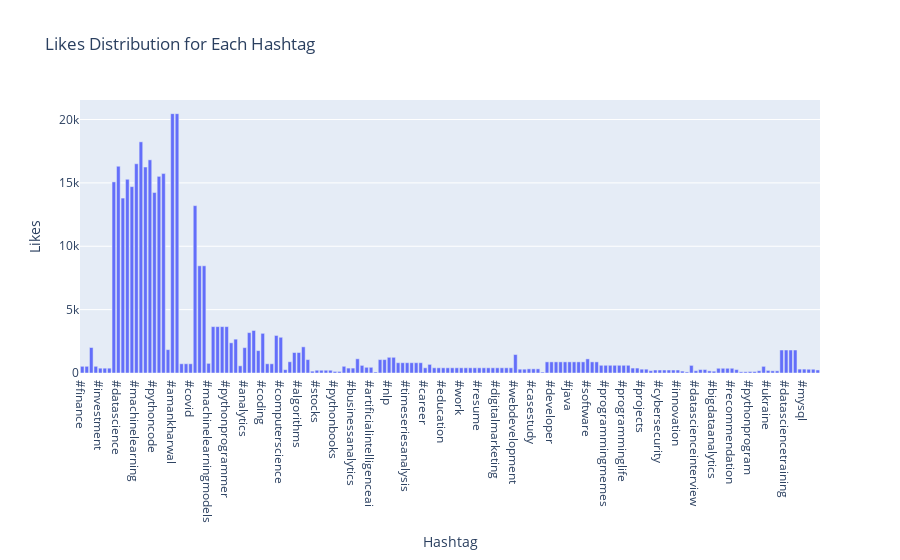
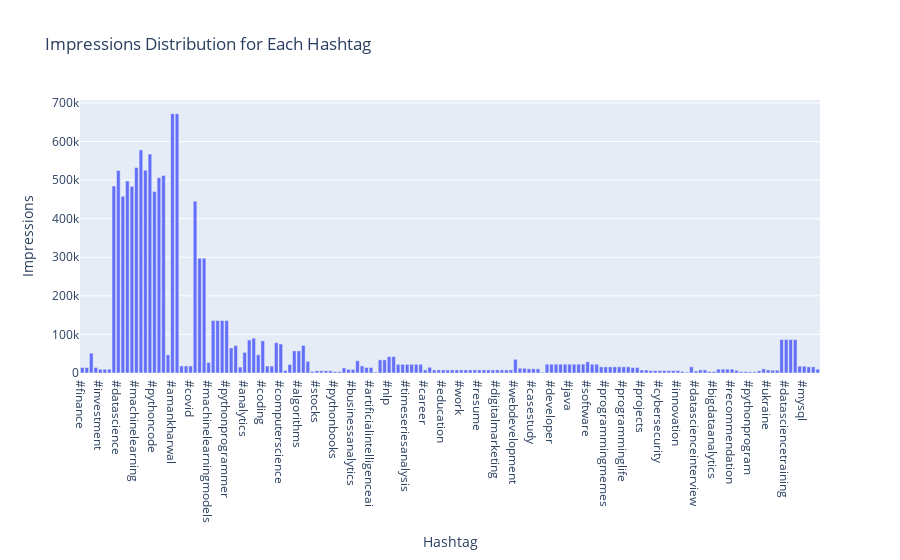

Notebook source saved alongside these figures, in order:
### Code cell
hashtag_likes = {}
hashtag_impressions = {}

# Iterate through each row in the dataset
for index, row in data.iterrows():
    hashtags = str(row['Hashtags']).split()
    for hashtag in hashtags:
        hashtag = hashtag.strip()
        if hashtag not in hashtag_likes:
            hashtag_likes[hashtag] = 0
            hashtag_impressions[hashtag] = 0
        hashtag_likes[hashtag] += row['Likes']
        hashtag_impressions[hashtag] += row['Impressions']

# Create a DataFrame for likes distribution
likes_distribution = pd.DataFrame(list(hashtag_likes.items()), columns=['Hashtag', 'Likes'])

# Create a DataFrame for impressions distribution
impressions_distribution = pd.DataFrame(list(hashtag_impressions.items()), columns=['Hashtag', 'Impressions'])

fig_likes = px.bar(likes_distribution, x='Hashtag', y='Likes',
                   title='Likes Distribution for Each Hashtag')

fig_impressions = px.bar(impressions_distribution, x='Hashtag',
                         y='Impressions',
                         title='Impressions Distribution for Each Hashtag')

fig_likes.show()
fig_impressions.show()

### Figure 1 — Plotly figure (JSON) as saved in the notebook; plotly's stock layout.template omitted (floating-point values rounded to 4 significant figures; data arrays with more than 128 entries replaced by an {"elided": "..."} marker saying what was removed)
{"data": [{"hovertemplate": "Hashtag=%{x}<br>Likes=%{y}<extra></extra>", "legendgroup": "", "marker": {"color": "#636efa", "pattern": {"shape": ""}}, "name": "", "orientation": "v", "showlegend": false, "textposition": "auto", "type": "bar", "x": {"elided": "164 str values"}, "xaxis": "x", "y": {"elided": "164 int values"}, "yaxis": "y"}], "layout": {"barmode": "relative", "legend": {"tracegroupgap": 0}, "title": {"text": "Likes Distribution for Each Hashtag"}, "xaxis": {"anchor": "y", "domain": [0, 1], "title": {"text": "Hashtag"}}, "yaxis": {"anchor": "x", "domain": [0, 1], "title": {"text": "Likes"}}}}

### Figure 2 — Plotly figure (JSON) as saved in the notebook; plotly's stock layout.template omitted (floating-point values rounded to 4 significant figures; data arrays with more than 128 entries replaced by an {"elided": "..."} marker saying what was removed)
{"data": [{"hovertemplate": "Hashtag=%{x}<br>Impressions=%{y}<extra></extra>", "legendgroup": "", "marker": {"color": "#636efa", "pattern": {"shape": ""}}, "name": "", "orientation": "v", "showlegend": false, "textposition": "auto", "type": "bar", "x": {"elided": "164 str values"}, "xaxis": "x", "y": {"elided": "164 int values"}, "yaxis": "y"}], "layout": {"barmode": "relative", "legend": {"tracegroupgap": 0}, "title": {"text": "Impressions Distribution for Each Hashtag"}, "xaxis": {"anchor": "y", "domain": [0, 1], "title": {"text": "Hashtag"}}, "yaxis": {"anchor": "x", "domain": [0, 1], "title": {"text": "Impressions"}}}}
